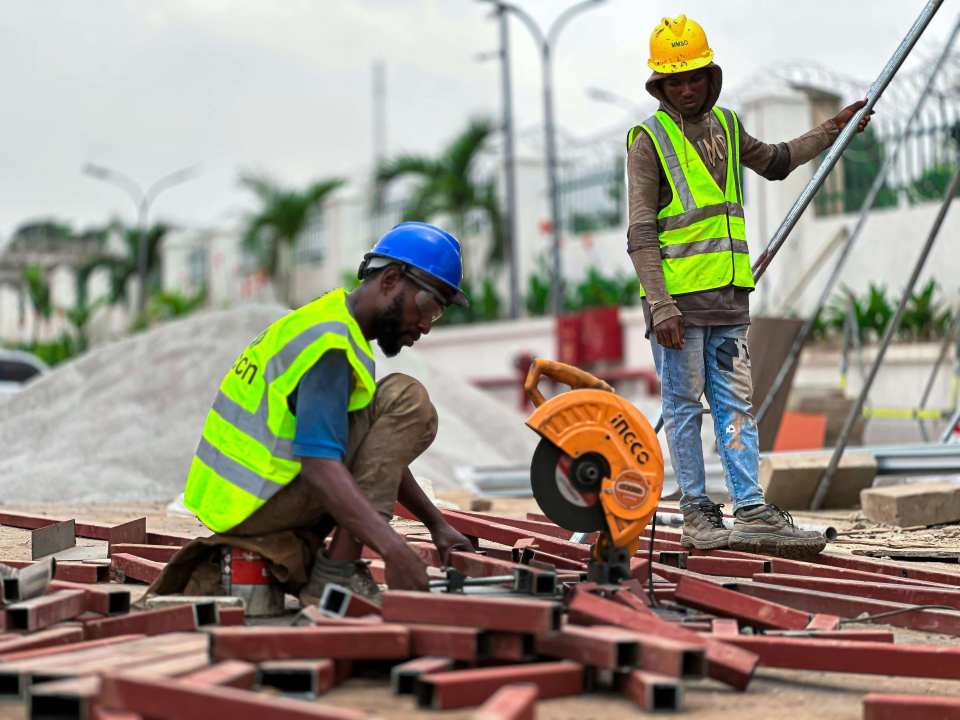
#> input picture uploads/Construction_yolo_test.jpg, 3840 x 2880 px (shown at 1/4 size)
$ python -i enhancement.py   (imports and definitions only)
#> lines starting #> are read from the running program, lines starting #| are printed output that depends on the picture
#> further down, picture is the input picture: shape (2880, 3840, 3); mean B, G, R 131.6, 145.8, 152.5
"""Image enhancement (CLAHE) preprocessing.

Construction footage is often low-light, dusty, or smoke-obscured. Contrast Limited
Adaptive Histogram Equalization on the luminance channel improves local contrast so
the detectors see PPE / fire / people more reliably, without distorting colour.
"""

import cv2

from services.config import USE_ENHANCEMENT

_clahe = cv2.createCLAHE(clipLimit=2.0, tileGridSize=(8, 8))


def enhance(frame, enabled=USE_ENHANCEMENT):
    """Return a contrast-enhanced copy of a BGR frame (or the original if disabled)."""
#> called with enabled = True
    if not enabled:
        return frame

    lab = cv2.cvtColor(frame, cv2.COLOR_BGR2LAB)
#> lab: shape (2880, 3840, 3); mean of channels 0, 1, 2 152.9, 129.8, 136.3
    l, a, b = cv2.split(lab)
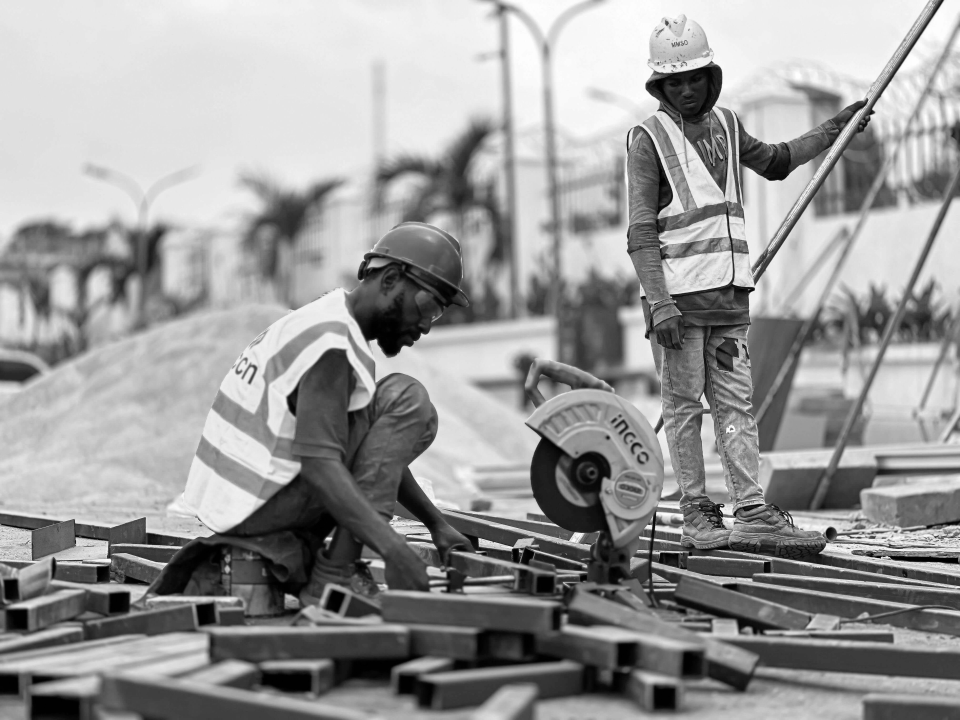
#> l: shape (2880, 3840) (shown at 1/4 size); min 0, max 255, mean 152.9
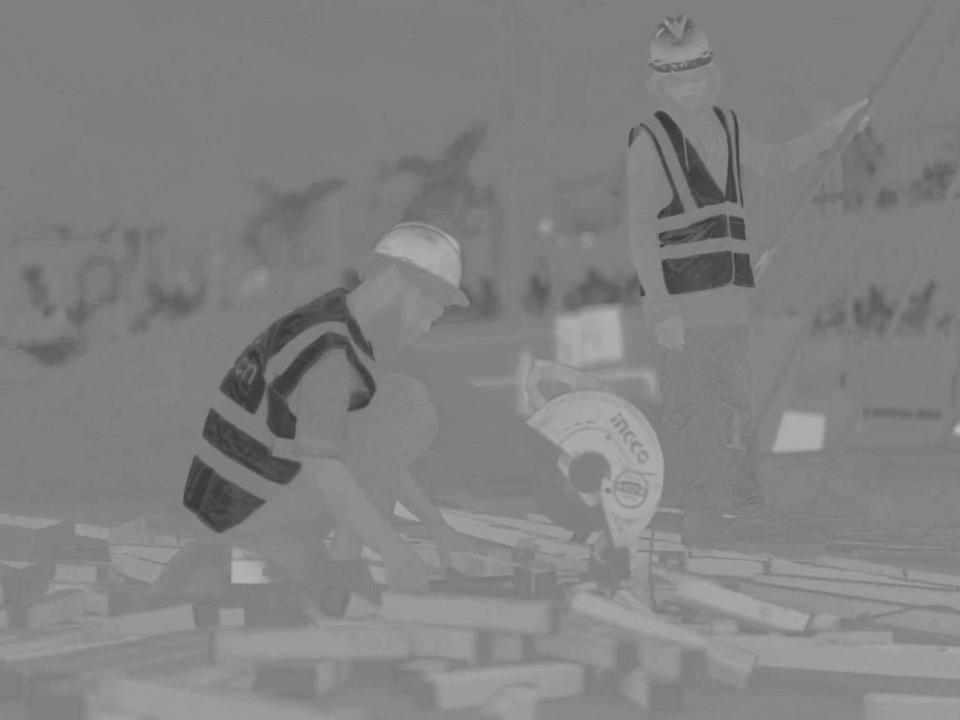
#> a: shape (2880, 3840) (shown at 1/4 size); min 48, max 188, mean 129.8
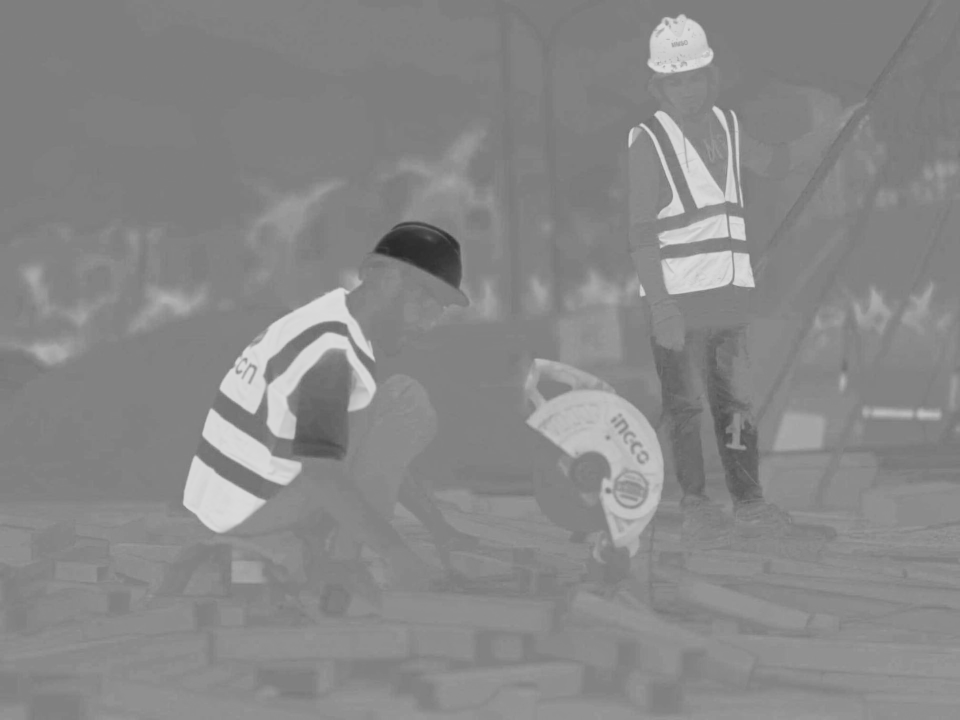
#> b: shape (2880, 3840) (shown at 1/4 size); min 40, max 221, mean 136.3
    l = _clahe.apply(l)
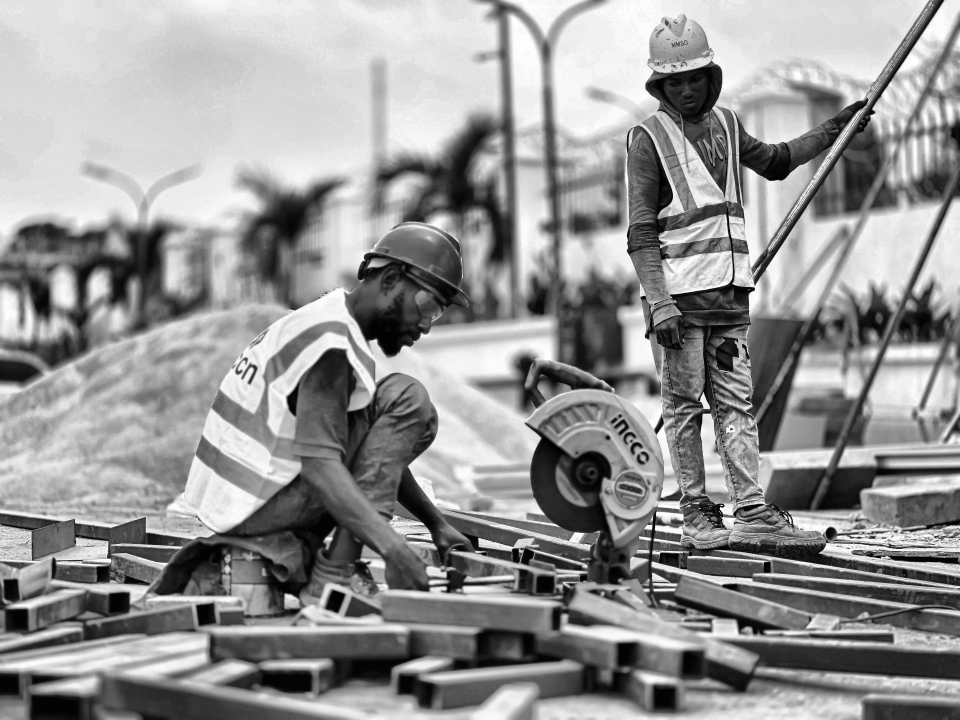
#> l: shape (2880, 3840) (shown at 1/4 size); min 0, max 255, mean 148.4
    merged = cv2.merge((l, a, b))
#> merged: shape (2880, 3840, 3); mean of channels 0, 1, 2 148.4, 129.8, 136.3
    return cv2.cvtColor(merged, cv2.COLOR_LAB2BGR)
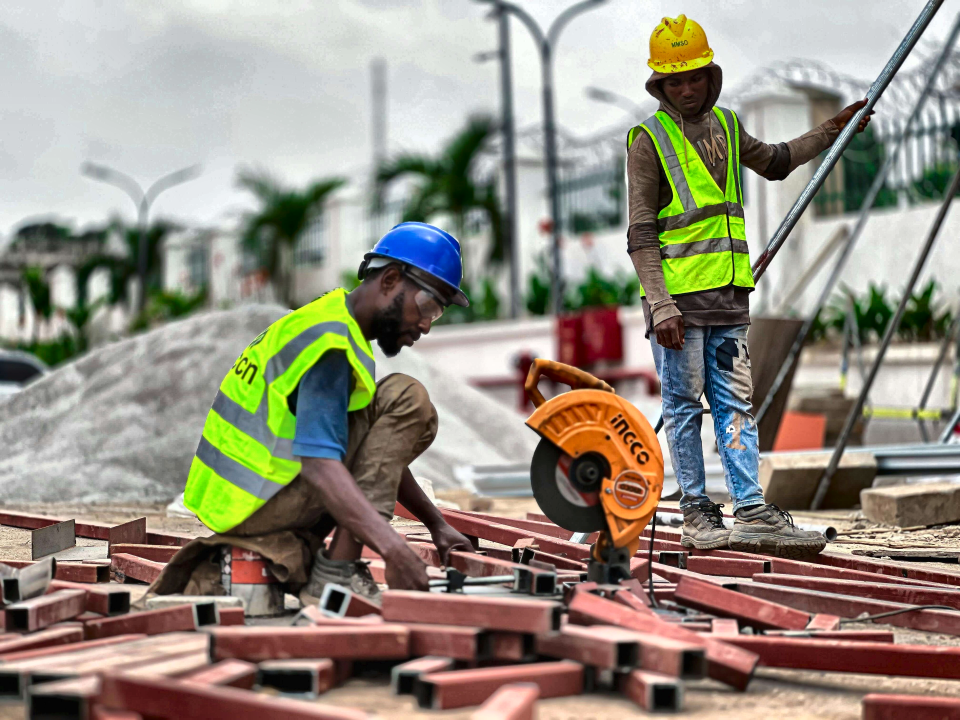
#> returned value: shape (2880, 3840, 3) (shown at 1/4 size); mean B, G, R 127.8, 141.5, 148.2

>>> import cv2
>>> picture = cv2.imread('../uploads/Construction_yolo_test.jpg')
>>> result = enhance(picture)

$ run again, on uploads/Construction_no_safety.jpg
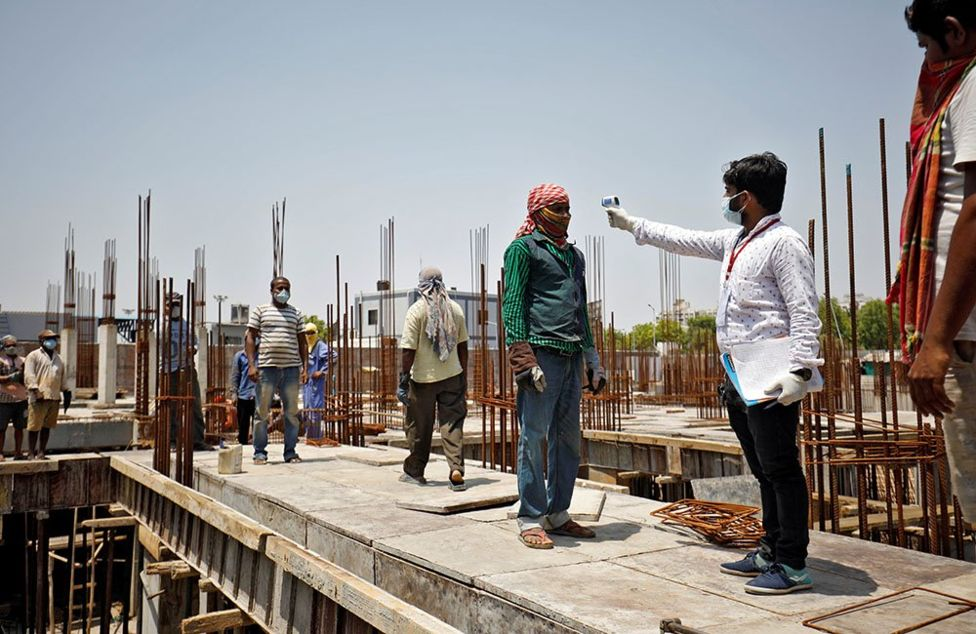
#> input picture uploads/Construction_no_safety.jpg, 976 x 634 px
#> picture is the input picture: shape (634, 976, 3); mean B, G, R 134.9, 137.9, 142.6
#> lab: shape (634, 976, 3); mean of channels 0, 1, 2 144.4, 130.1, 130.9
#> in enhance, `l, a, b = cv2.split(lab)`:
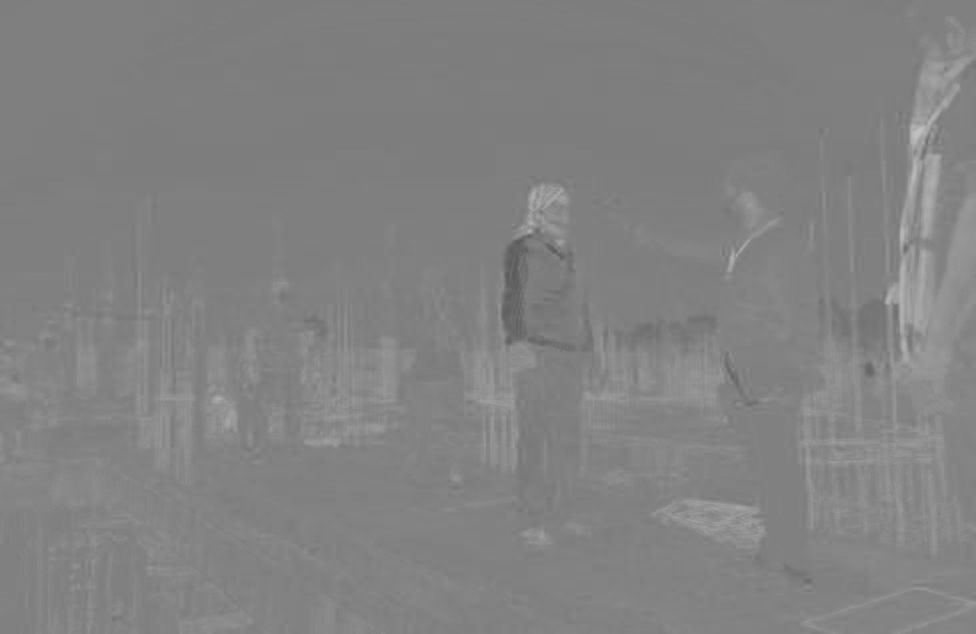
#> a: shape (634, 976); min 91, max 193, mean 130.1
#> merged: shape (634, 976, 3); mean of channels 0, 1, 2 147.7, 130.1, 130.9
#> in enhance, `return cv2.cvtColor(merged, cv2.COLOR_LAB2BGR)`:
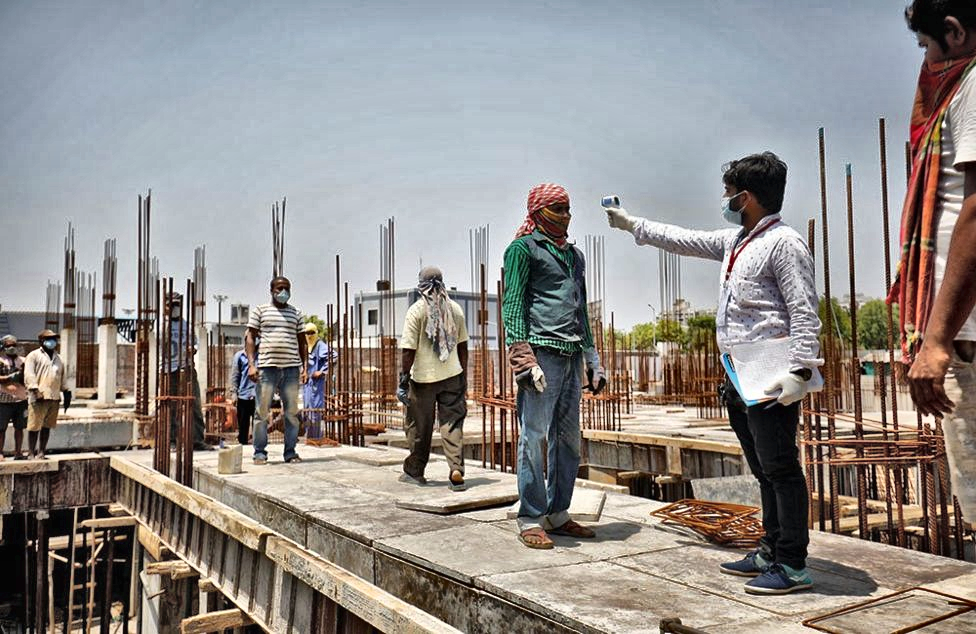
#> returned value: shape (634, 976, 3); mean B, G, R 137.7, 140.9, 145.8

$ run again, on uploads/images.jpg
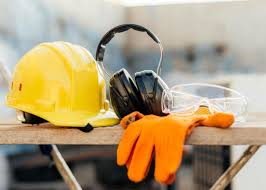
#> input picture uploads/images.jpg, 266 x 190 px
#> picture is the input picture: shape (190, 266, 3); mean B, G, R 122, 155.7, 174.4
#> lab: shape (190, 266, 3); mean of channels 0, 1, 2 164.9, 131.9, 146.6
#> in enhance, `l, a, b = cv2.split(lab)`:
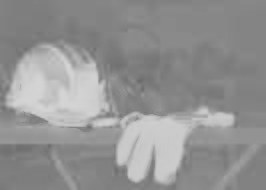
#> b: shape (190, 266); min 106, max 213, mean 146.6
#> merged: shape (190, 266, 3); mean of channels 0, 1, 2 162.8, 131.9, 146.6
#> in enhance, `return cv2.cvtColor(merged, cv2.COLOR_LAB2BGR)`:
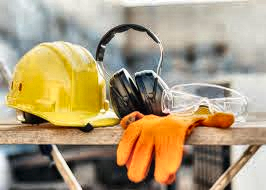
#> returned value: shape (190, 266, 3); mean B, G, R 120.5, 153.4, 170.9
